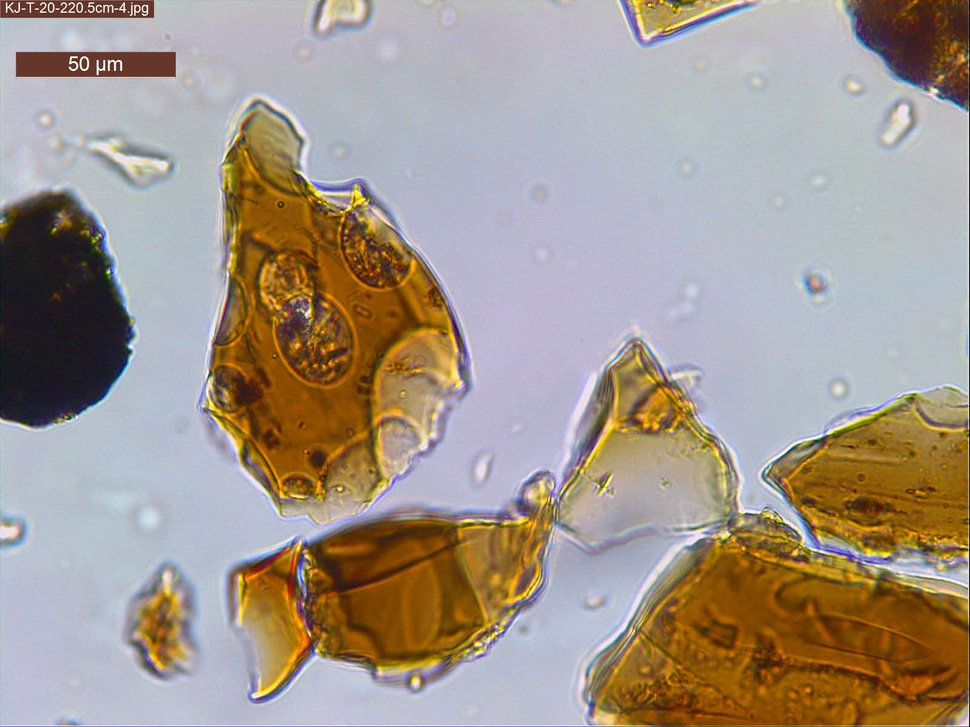
#> input picture KJ-T-20-220.5cm-4.jpg, 970 x 727 px, shrunk from 1600 x 1200 before the run, found by its file name
$ jupyter execute LMoller_Scikit.ipynb
#> lines starting #> are read from the running program, lines starting #| are printed output that depends on the picture; after the words box and inside, x2 and y2 are one past the last pixel; in counts of white or black regions, pixels touching at a corner belong together; long printed decimals are rounded
<a href="https://colab.research.google.com/github/lindsay99m/Scikit/blob/main/LMoller_Scikit.ipynb" target="_parent"></a>

# Scikit-image Tephra Data

## Hysterisis Thresholding

I am using this method to try and outline the large tephra shards to help better identify their shape and structure and remove the background noise.

[cell 1]
import requests
from io import BytesIO
from PIL import Image
import matplotlib.pyplot as plt
from skimage import data, filters
import numpy as np

url = 'https://raw.githubusercontent.com/lindsay99m/Scikit/fb95c1e682c2cd4b4f1842af62e7ad80d1f4130e/KJ-T-20-220.5cm-4.jpg'
tephra_220 = requests.get(url)
image= Image.open(BytesIO(tephra_220.content))
#> image is the input picture: PIL image 970x727 RGB; mean R, G, B 162.9, 151.2, 140.1
# Convert the image to a NumPy array
image_np = np.array(image)
plt.imshow(image_np)

[cell 2]
#perform hystersis thresholding to try and remove noise from larger tephra

from skimage import exposure, filters

fig, ax = plt.subplots(nrows=2, ncols=2)

edges = filters.sobel(image_np)
print(f"Edge value range: {edges.min()} to {edges.max()}")
#| Edge value range: 0.0 to 0.5564

low = 0.0
high = 0.57

lowt = (edges > low).astype(int)
hight = (edges > high).astype(int)
#> hight: shape (727, 970, 3) int64; every value is 0
hyst = filters.apply_hysteresis_threshold(edges, low, high)
#> hyst: shape (727, 970, 3) bool; every value is 0


lowt = (edges > low).astype(int)
hight = (edges > high).astype(int)
hyst = filters.apply_hysteresis_threshold(edges, low, high)


ax[0, 0].imshow(image, cmap='gray')
ax[0, 0].set_title('Original image')

ax[0, 1].imshow(edges, cmap='magma')
ax[0, 1].set_title('Sobel edges')

ax[1, 0].imshow(lowt, cmap='magma')
ax[1, 0].set_title('Low threshold')

ax[1, 1].imshow(hight + hyst, cmap='magma')
ax[1, 1].set_title('Hysteresis threshold')

for a in ax.ravel():
    a.axis('off')

plt.tight_layout()

plt.show()

While the Sobel edges helped highlight the shape and structure of the tephra while filtering out most of the background noise, the low threshold and hysteresis threshold would not produce the outlines no matter how much I tried to tweak the range or boundaries for the edges. this could be due to the "fuzzy" nature of the tephra images as it is hard to catpure the edges of the shards becuase they are somewhat seethrough and are 3D.

## Removing small objects in grayscale images with a top hat filter

I am using this method to try and remove the smaller noise in the background and smaller particles from the more obvious and larger shards.

[cell 3]
import matplotlib.pyplot as plt

from skimage import data
from skimage import color, morphology
from io import BytesIO
from PIL import Image

# Access the image content from the response object and open it
image = Image.open(BytesIO(tephra_220.content))

# Convert the image to grayscale
image = color.rgb2gray(np.array(image)) # Convert to NumPy array before rgb2gray
#> image: shape (727, 970) float64

footprint = morphology.disk(1)
res = morphology.white_tophat(image, footprint)
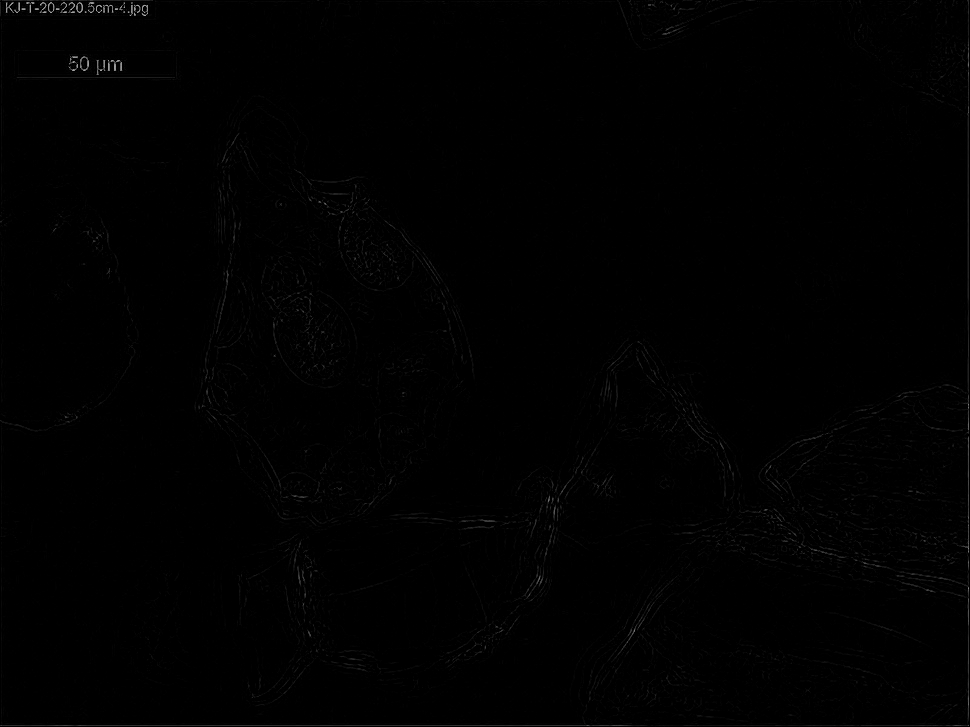
#> res: shape (727, 970) float64; min 0, max 0.703, mean 0.00451

fig, ax = plt.subplots(ncols=3, figsize=(20, 10))
ax[0].set_title('Original')
ax[0].imshow(image, cmap='gray')
ax[1].set_title('White tophat')
ax[1].imshow(res, cmap='gray')
ax[2].set_title('Complementary')
ax[2].imshow(image - res, cmap='gray')

plt.show()

The sediment shards are too large to be filtered out from the background using this method and therefore the complementary image is notmuch different than the original image. This method seems to only work when an image is very black and white and what you are trying to filter out is extremely small.

## Filtering regional maxima

I am using this method to try and remove the more obvious mineral debris from the smaller noise in the background of smaller particles.

[cell 4]
import numpy as np
import matplotlib.pyplot as plt

from scipy.ndimage import gaussian_filter
from skimage import data
from skimage import img_as_float, util
from skimage.morphology import reconstruction
from io import BytesIO
from PIL import Image

image = Image.open(BytesIO(tephra_220.content))  # Re-open the image from response content

image = img_as_float(np.array(image))
#> image: shape (727, 970, 3) float64
image = util.invert(image)

seed = np.copy(image)
seed[1:-1, 1:-1] = image.min()
mask = image

dilated = reconstruction(seed, mask, method='dilation')
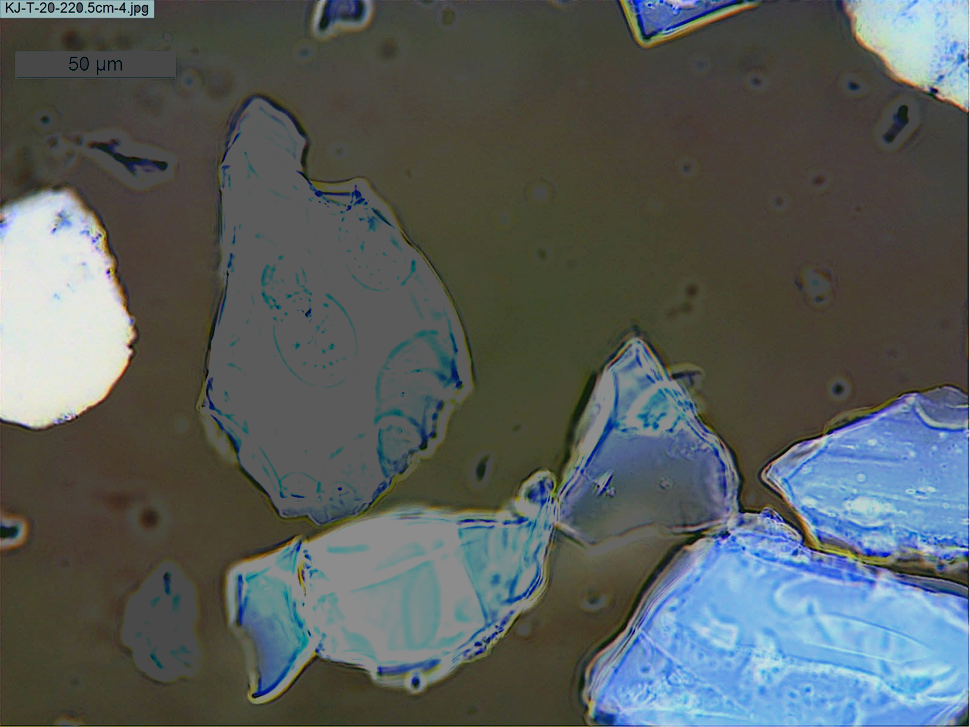
#> dilated: shape (727, 970, 3) float64; mean R, G, B 0.342, 0.367, 0.364
fig, (ax0, ax1, ax2) = plt.subplots(
    nrows=1, ncols=3, figsize=(8, 2.5), sharex=True, sharey=True
)

ax0.imshow(image, cmap='gray')
ax0.set_title('original image')
ax0.axis('off')

ax1.imshow(dilated, vmin=image.min(), vmax=image.max(), cmap='gray')
ax1.set_title('dilated')
ax1.axis('off')

ax2.imshow(image - dilated, cmap='gray')
ax2.set_title('image - dilated')
ax2.axis('off')

fig.tight_layout()
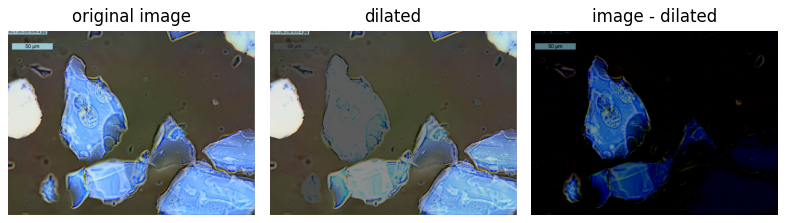
#> figure drawn by matplotlib, 3 panels

When initially running this the tephra shards were being dialated out, so by inverting the image I was able to remove the background and the noise inorder to highlight the larger tephra shards. This still removed some of the tephra on the edge.

## Thresholding

I am using this method to try and remove the more obvious mineral debris from the smaller noise in the background of smaller particles.

[cell 5]
from skimage.filters import threshold_otsu

image = Image.open(BytesIO(tephra_220.content)) # Open the image from the response content
# Convert the image to grayscale if necessary
image = image.convert('L')
#> image: PIL image 970x727 L
# Convert the image to a NumPy array
image = np.array(image)

thresh = threshold_otsu(image)
#> thresh = 134
binary = image > thresh
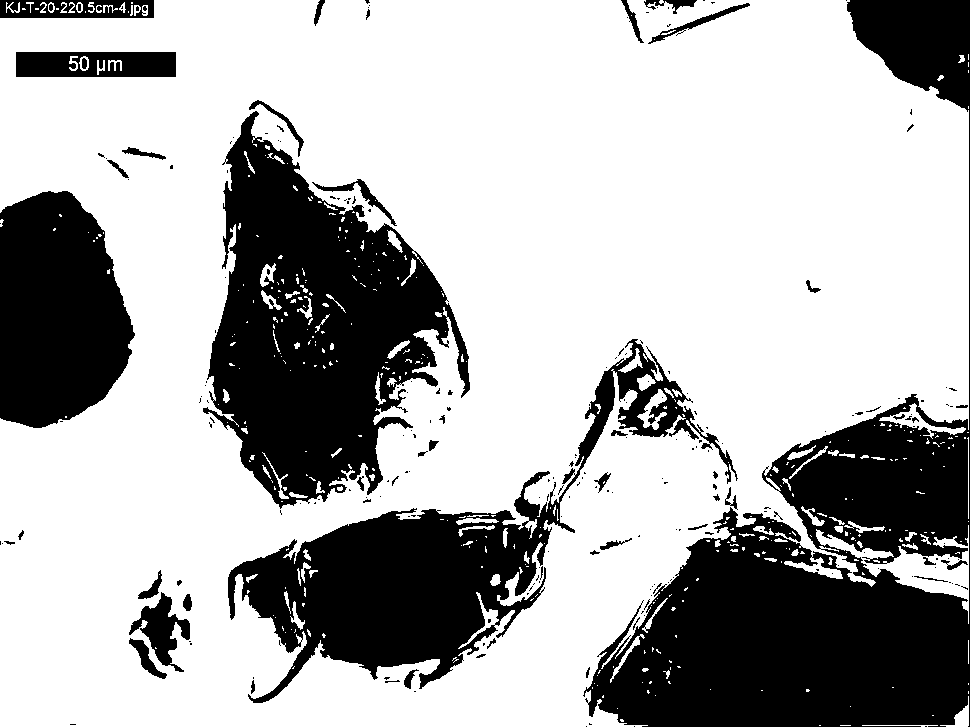
#> binary: shape (727, 970) bool; 68.7% white; 233 black regions (178 under 20 px), largest, box (x1, y1, x2, y2) and area: (583, 0, 970, 727) 86754, (203, 111, 470, 509) 54546, (228, 339, 738, 703) 41077

fig, axes = plt.subplots(ncols=3, figsize=(16, 5))
ax = axes.ravel()
ax[0] = plt.subplot(1, 3, 1)
ax[1] = plt.subplot(1, 3, 2)
ax[2] = plt.subplot(1, 3, 3, sharex=ax[0], sharey=ax[0])

ax[0].imshow(image, cmap=plt.cm.gray)
ax[0].set_title('Original')
ax[0].axis('off')

ax[1].hist(image.ravel(), bins=256)
ax[1].set_title('Histogram')
ax[1].axvline(thresh, color='r')

ax[2].imshow(binary, cmap=plt.cm.gray)
ax[2].set_title('Thresholded')
ax[2].axis('off')

plt.show()
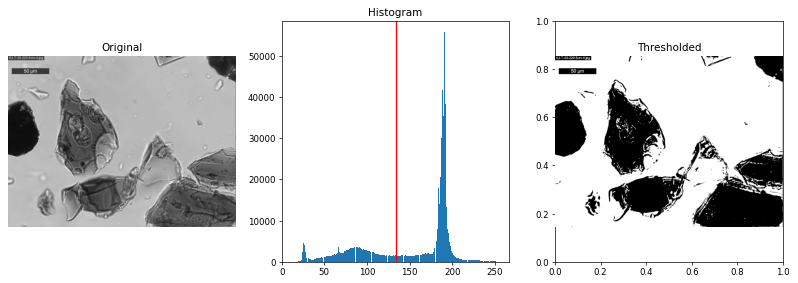
#> figure drawn by matplotlib, 3 panels; panel 2: tallest bar 55751 high, from x = 190.5 to 191.4

This version of thresholding performs much better than the hysterisis thresholding are seperating the tephra from the noise/ smaller bit.

## RGB to HSV

I used this method to try and see if the hue changes made the minerals more obvious against their background and if that could be used for preliminary data analysis and search to choose what shards to test first.

[cell 6]
from skimage.color import rgb2hsv

url = 'https://raw.githubusercontent.com/lindsay99m/Scikit/a2b2357a330c77b39c97577cd2611396a97f6e2b/KJ-T-18-143.9cm-2.jpg'
tephra_144 = requests.get(url)
image= Image.open(BytesIO(tephra_144.content))
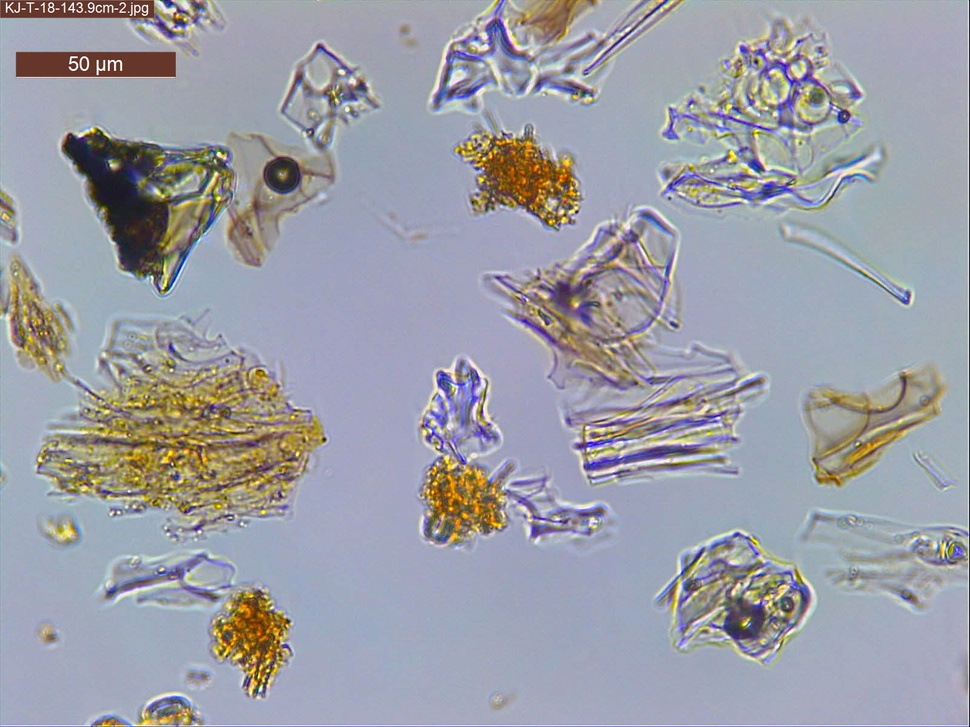
#> input picture KJ-T-18-143.9cm-2.jpg, 970 x 727 px, shrunk from 1600 x 1200 before the run, found by its file name
#> image is the input picture: PIL image 970x727 RGB; mean R, G, B 156.3, 157.8, 166.7
# Convert the image to a NumPy array
image_np = np.array(image)
plt.imshow(image_np)

[cell 7]
rgb_img = np.array(Image.open(BytesIO(tephra_144.content))) # Access image data from response content
hsv_img = rgb2hsv(rgb_img)
#> hsv_img: shape (727, 970, 3) float64; mean of channels 0, 1, 2 0.535, 0.182, 0.692
hue_img = hsv_img[:, :, 0]
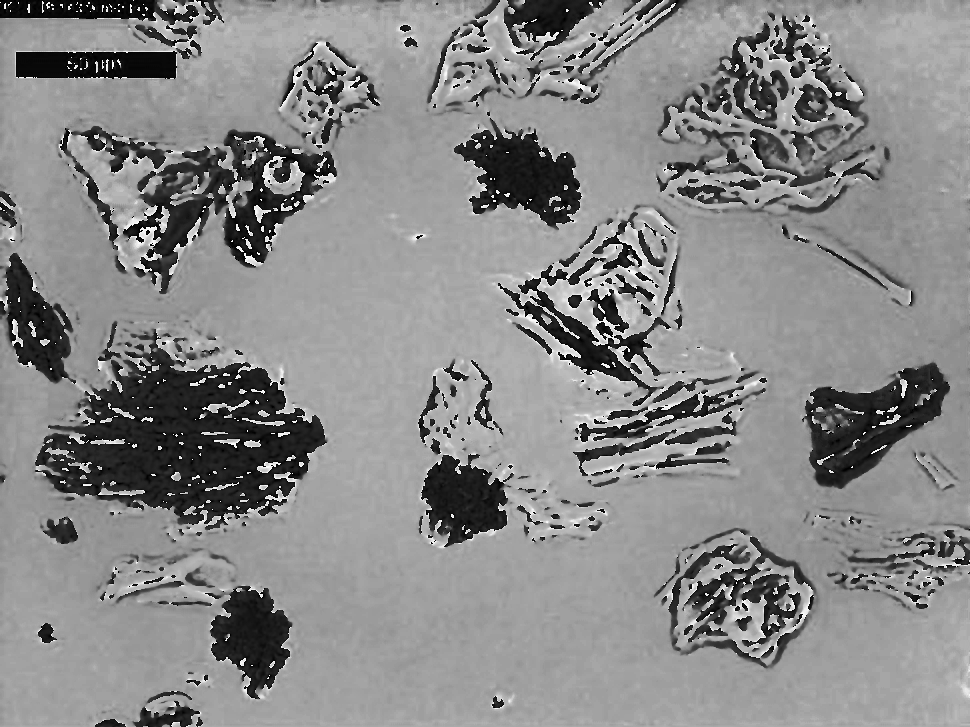
#> hue_img: shape (727, 970) float64; min 0, max 0.997, mean 0.535
value_img = hsv_img[:, :, 2]
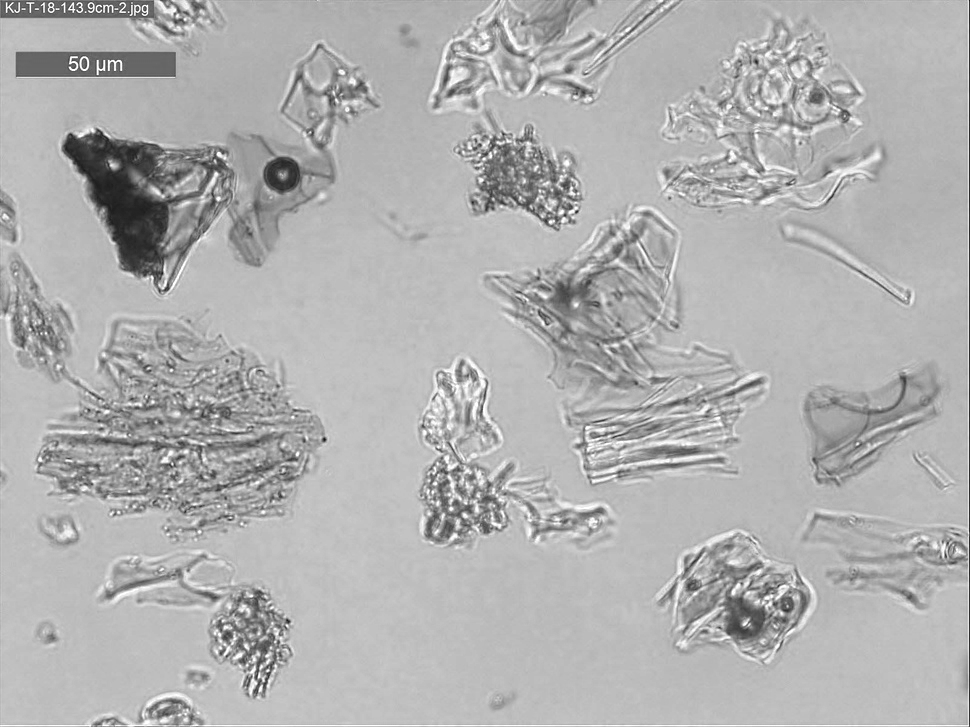
#> value_img: shape (727, 970) float64; min 0.0627, max 1, mean 0.692

fig, (ax0, ax1, ax2) = plt.subplots(ncols=3, figsize=(16, 5))

ax0.imshow(rgb_img)
ax0.set_title("RGB image")
ax0.axis('off')
ax1.imshow(hue_img, cmap='hsv')
ax1.set_title("Hue channel")
ax1.axis('off')
ax2.imshow(value_img)
ax2.set_title("Value channel")
ax2.axis('off')

fig.tight_layout()
